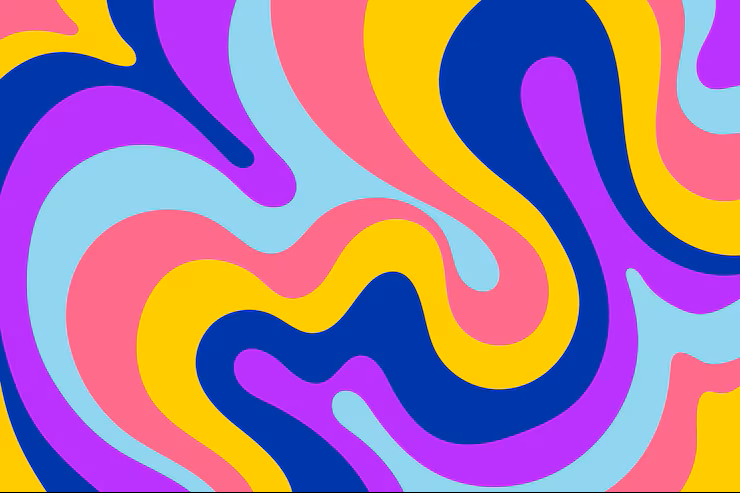
#> input picture Aula 04-03/Imagens/cores.png, 740 x 493 px, found by its file name
$ python Exercicio_2_1.py
#> lines starting #> are read from the running program, lines starting #| are printed output that depends on the picture
import cv2

imagem = cv2.imread("./Aula 04-03/Imagens/cores.png")
#> imagem is the input picture: shape (493, 740, 3); mean B, G, R 159.1, 121.2, 165.2

b, g, r = cv2.split(imagem)
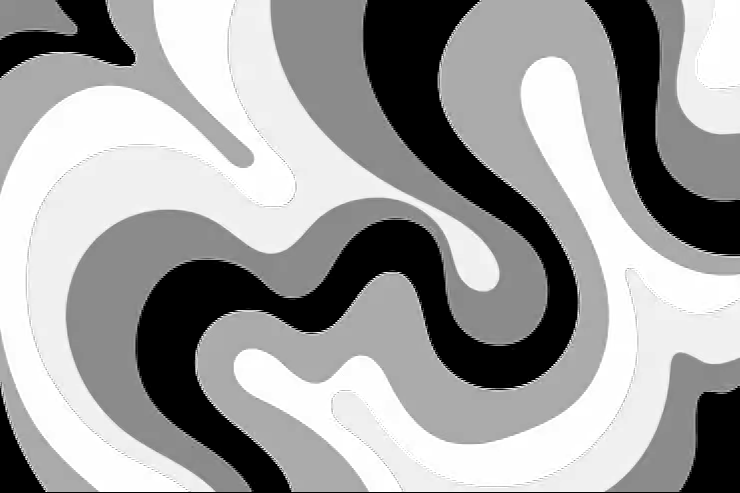
#> b: shape (493, 740); min 0, max 255, mean 159.1
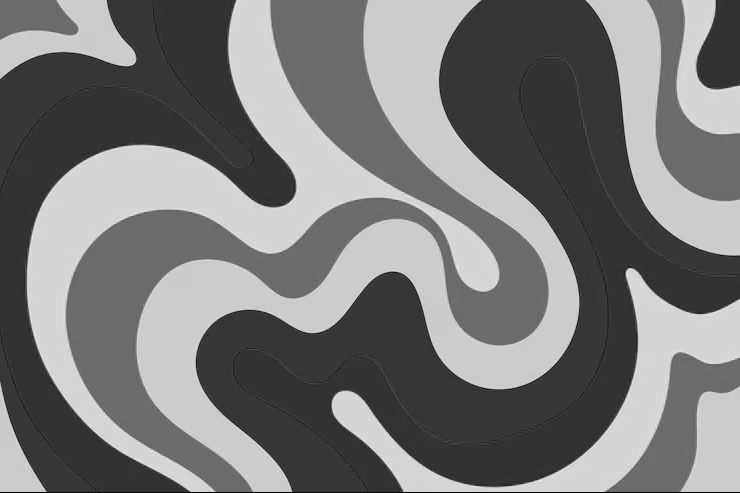
#> g: shape (493, 740); min 0, max 236, mean 121.2
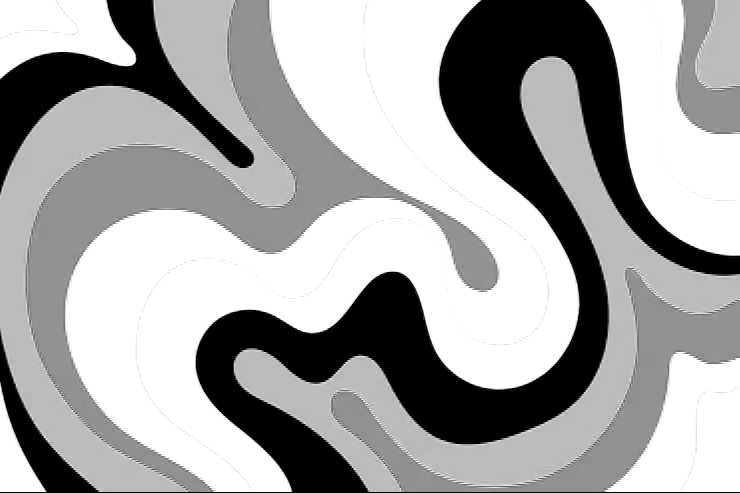
#> r: shape (493, 740); min 0, max 255, mean 165.2

b = cv2.add(b, 0)
g = cv2.add(g, 0)
r = cv2.add(r, 50)
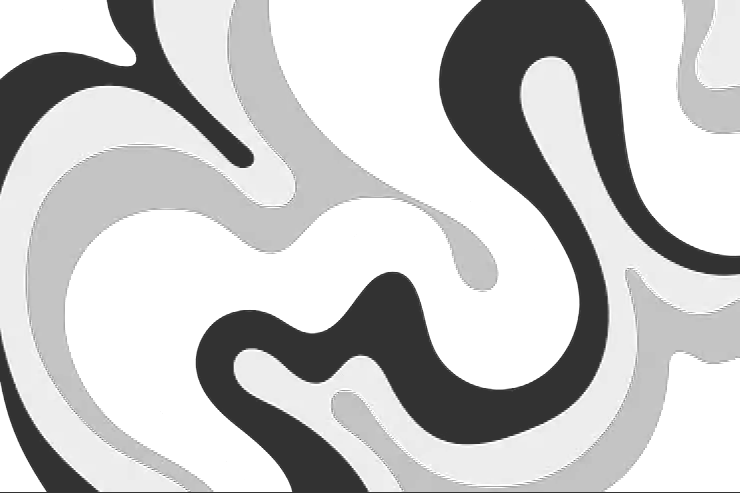
#> r: shape (493, 740); min 50, max 255, mean 195.6

imagem_unificada = cv2.merge((b,g,r))
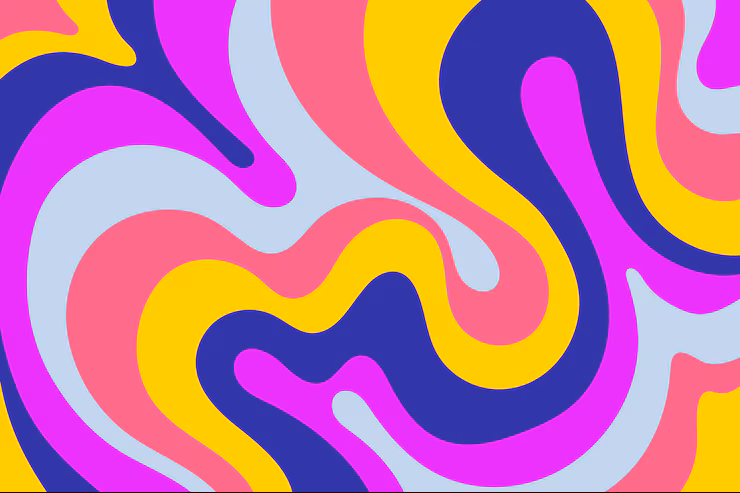
#> imagem_unificada: shape (493, 740, 3); mean B, G, R 159.1, 121.2, 195.6

cv2.imshow('Cores original', imagem)
cv2.imshow('Cores Claras', imagem_unificada)
cv2.waitKey(0)
cv2.destroyAllWindows()
